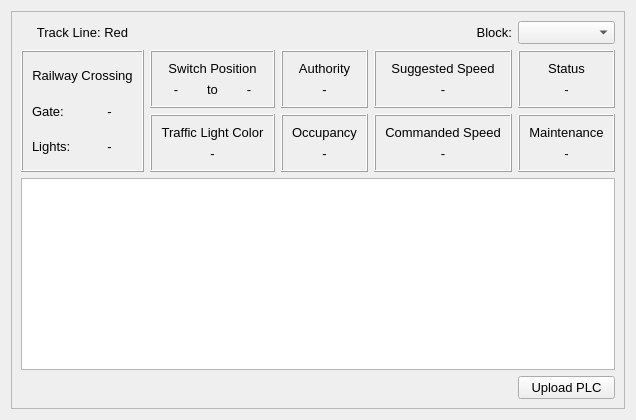
      <widget class="QWidget" name="tab4">
       <attribute name="title">
        <string>Wayside 4</string>
       </attribute>
       <layout class="QGridLayout" name="gridLayout_22">
        <item row="0" column="0">
         <widget class="QFrame" name="tab4Frame">
          <property name="frameShape">
           <enum>QFrame::StyledPanel</enum>
          </property>
          <property name="frameShadow">
           <enum>QFrame::Raised</enum>
          </property>
          <layout class="QGridLayout" name="gridLayout_19">
           <item row="0" column="3">
            <widget class="QLabel" name="blockLabel4">
             <property name="font">
              <font>
               <family>Arial</family>
               <pointsize>10</pointsize>
               <underline>false</underline>
               <strikeout>false</strikeout>
               <kerning>true</kerning>
              </font>
             </property>
             <property name="text">
              <string>Block:</string>
             </property>
             <property name="alignment">
              <set>Qt::AlignRight|Qt::AlignTrailing|Qt::AlignVCenter</set>
             </property>
            </widget>
           </item>
           <item row="2" column="2">
            <widget class="QFrame" name="occupancyFrame4">
             <property name="autoFillBackground">
              <bool>true</bool>
             </property>
             <property name="frameShape">
              <enum>QFrame::Box</enum>
             </property>
             <property name="frameShadow">
              <enum>QFrame::Raised</enum>
             </property>
             <property name="lineWidth">
              <number>1</number>
             </property>
             <property name="midLineWidth">
              <number>0</number>
             </property>
             <layout class="QVBoxLayout" name="verticalLayout_46">
              <item>
               <widget class="QLabel" name="occupancyLabel4">
                <property name="font">
                 <font>
                  <family>Arial</family>
                  <pointsize>10</pointsize>
                  <underline>false</underline>
                  <strikeout>false</strikeout>
                  <kerning>true</kerning>
                 </font>
                </property>
                <property name="text">
                 <string>Occupancy</string>
                </property>
                <property name="alignment">
                 <set>Qt::AlignCenter</set>
                </property>
               </widget>
              </item>
              <item>
               <widget class="QLabel" name="occupancyValue4">
                <property name="font">
                 <font>
                  <family>Arial</family>
                  <pointsize>10</pointsize>
                  <underline>false</underline>
                  <strikeout>false</strikeout>
                  <kerning>true</kerning>
                 </font>
                </property>
                <property name="text">
                 <string>-</string>
                </property>
                <property name="alignment">
                 <set>Qt::AlignCenter</set>
                </property>
               </widget>
              </item>
             </layout>
            </widget>
           </item>
           <item row="1" column="2">
            <widget class="QFrame" name="authorityFrame4">
             <property name="autoFillBackground">
              <bool>true</bool>
             </property>
             <property name="frameShape">
              <enum>QFrame::Box</enum>
             </property>
             <property name="frameShadow">
              <enum>QFrame::Raised</enum>
             </property>
             <property name="lineWidth">
              <number>1</number>
             </property>
             <property name="midLineWidth">
              <number>0</number>
             </property>
             <layout class="QVBoxLayout" name="verticalLayout_47">
              <item>
               <widget class="QLabel" name="authorityLabel4">
                <property name="font">
                 <font>
                  <family>Arial</family>
                  <pointsize>10</pointsize>
                  <underline>false</underline>
                  <strikeout>false</strikeout>
                  <kerning>true</kerning>
                 </font>
                </property>
                <property name="text">
                 <string>Authority</string>
                </property>
                <property name="alignment">
                 <set>Qt::AlignCenter</set>
                </property>
               </widget>
              </item>
              <item>
               <widget class="QLabel" name="authorityValue4">
                <property name="font">
                 <font>
                  <family>Arial</family>
                  <pointsize>10</pointsize>
                  <underline>false</underline>
                  <strikeout>false</strikeout>
                  <kerning>true</kerning>
                 </font>
                </property>
                <property name="text">
                 <string>-</string>
                </property>
                <property name="alignment">
                 <set>Qt::AlignCenter</set>
                </property>
               </widget>
              </item>
             </layout>
            </widget>
           </item>
           <item row="4" column="4">
            <widget class="QPushButton" name="uploadPLC4">
             <property name="enabled">
              <bool>true</bool>
             </property>
             <property name="font">
              <font>
               <family>Arial</family>
               <pointsize>10</pointsize>
               <underline>false</underline>
               <strikeout>false</strikeout>
               <kerning>true</kerning>
              </font>
             </property>
             <property name="text">
              <string>Upload PLC</string>
             </property>
            </widget>
           </item>
           <item row="1" column="3">
            <widget class="QFrame" name="suggestedSpeedFrame4">
             <property name="autoFillBackground">
              <bool>true</bool>
             </property>
             <property name="frameShape">
              <enum>QFrame::Box</enum>
             </property>
             <property name="frameShadow">
              <enum>QFrame::Raised</enum>
             </property>
             <layout class="QVBoxLayout" name="verticalLayout_49">
              <item>
               <widget class="QLabel" name="suggestedSpeedLabel4">
                <property name="font">
                 <font>
                  <family>Arial</family>
                  <pointsize>10</pointsize>
                  <underline>false</underline>
                  <strikeout>false</strikeout>
                  <kerning>true</kerning>
                 </font>
                </property>
                <property name="text">
                 <string>Suggested Speed</string>
                </property>
                <property name="alignment">
                 <set>Qt::AlignCenter</set>
                </property>
               </widget>
              </item>
              <item>
               <widget class="QLabel" name="suggestedSpeedValue4">
                <property name="font">
                 <font>
                  <family>Arial</family>
                  <pointsize>10</pointsize>
                  <underline>false</underline>
                  <strikeout>false</strikeout>
                  <kerning>true</kerning>
                 </font>
                </property>
                <property name="text">
                 <string>-</string>
                </property>
                <property name="alignment">
                 <set>Qt::AlignCenter</set>
                </property>
               </widget>
              </item>
             </layout>
            </widget>
           </item>
           <item row="0" column="0">
            <widget class="QLabel" name="trackLabel4">
             <property name="font">
              <font>
               <family>Arial</family>
               <pointsize>10</pointsize>
               <underline>false</underline>
               <strikeout>false</strikeout>
               <kerning>true</kerning>
              </font>
             </property>
             <property name="text">
              <string>Track Line: Red</string>
             </property>
             <property name="alignment">
              <set>Qt::AlignCenter</set>
             </property>
            </widget>
           </item>
           <item row="0" column="4">
            <widget class="QComboBox" name="blockSelect4">
             <property name="enabled">
              <bool>true</bool>
             </property>
             <property name="font">
              <font>
               <family>Arial</family>
               <pointsize>10</pointsize>
               <underline>false</underline>
               <strikeout>false</strikeout>
               <kerning>true</kerning>
              </font>
             </property>
             <property name="contextMenuPolicy">
              <enum>Qt::DefaultContextMenu</enum>
             </property>
             <property name="currentText">
              <string/>
             </property>
             <item>
              <property name="text">
               <string/>
              </property>
             </item>
            </widget>
           </item>
           <item row="1" column="0" rowspan="2">
            <widget class="QFrame" name="railwayCrossingFrame4">
             <property name="autoFillBackground">
              <bool>true</bool>
             </property>
             <property name="frameShape">
              <enum>QFrame::Box</enum>
             </property>
             <property name="frameShadow">
              <enum>QFrame::Raised</enum>
             </property>
             <property name="lineWidth">
              <number>1</number>
             </property>
             <property name="midLineWidth">
              <number>0</number>
             </property>
             <layout class="QGridLayout" name="gridLayout_21">
              <item row="0" column="0" colspan="2">
               <widget class="QLabel" name="railwayCrossingLabel4">
                <property name="font">
                 <font>
                  <family>Arial</family>
                  <pointsize>10</pointsize>
                  <underline>false</underline>
                  <strikeout>false</strikeout>
                  <kerning>true</kerning>
                 </font>
                </property>
                <property name="text">
                 <string>Railway Crossing</string>
                </property>
                <property name="alignment">
                 <set>Qt::AlignCenter</set>
                </property>
               </widget>
              </item>
              <item row="1" column="0">
               <widget class="QLabel" name="railwayGateLabel4">
                <property name="font">
                 <font>
                  <pointsize>10</pointsize>
                 </font>
                </property>
                <property name="text">
                 <string>Gate:</string>
                </property>
               </widget>
              </item>
              <item row="1" column="1">
               <widget class="QLabel" name="railwayGateValue4">
                <property name="font">
                 <font>
                  <family>Arial</family>
                  <pointsize>10</pointsize>
                  <underline>false</underline>
                  <strikeout>false</strikeout>
                  <kerning>true</kerning>
                 </font>
                </property>
                <property name="text">
                 <string>-</string>
                </property>
                <property name="alignment">
                 <set>Qt::AlignCenter</set>
                </property>
               </widget>
              </item>
              <item row="2" column="0">
               <widget class="QLabel" name="railwayLightsLabel4">
                <property name="font">
                 <font>
                  <pointsize>10</pointsize>
                 </font>
                </property>
                <property name="text">
                 <string>Lights:</string>
                </property>
               </widget>
              </item>
              <item row="2" column="1">
               <widget class="QLabel" name="railwayLightsValue4">
                <property name="font">
                 <font>
                  <family>Arial</family>
                  <pointsize>10</pointsize>
                  <underline>false</underline>
                  <strikeout>false</strikeout>
                  <kerning>true</kerning>
                 </font>
                </property>
                <property name="text">
                 <string>-</string>
                </property>
                <property name="alignment">
                 <set>Qt::AlignCenter</set>
                </property>
               </widget>
              </item>
             </layout>
            </widget>
           </item>
           <item row="3" column="0" colspan="5">
            <widget class="QTextBrowser" name="displayPLC4">
             <property name="font">
              <font>
               <pointsize>12</pointsize>
              </font>
             </property>
            </widget>
           </item>
           <item row="2" column="3">
            <widget class="QFrame" name="commandedSpeedFrame4">
             <property name="autoFillBackground">
              <bool>true</bool>
             </property>
             <property name="frameShape">
              <enum>QFrame::Box</enum>
             </property>
             <property name="frameShadow">
              <enum>QFrame::Raised</enum>
             </property>
             <layout class="QVBoxLayout" name="verticalLayout_44">
              <item>
               <widget class="QLabel" name="commandedSpeedLabel4">
                <property name="font">
                 <font>
                  <family>Arial</family>
                  <pointsize>10</pointsize>
                  <underline>false</underline>
                  <strikeout>false</strikeout>
                  <kerning>true</kerning>
                 </font>
                </property>
                <property name="text">
                 <string>Commanded Speed</string>
                </property>
                <property name="alignment">
                 <set>Qt::AlignCenter</set>
                </property>
               </widget>
              </item>
              <item>
               <widget class="QLabel" name="commandedSpeedValue4">
                <property name="font">
                 <font>
                  <family>Arial</family>
                  <pointsize>10</pointsize>
                  <underline>false</underline>
                  <strikeout>false</strikeout>
                  <kerning>true</kerning>
                 </font>
                </property>
                <property name="text">
                 <string>-</string>
                </property>
                <property name="alignment">
                 <set>Qt::AlignCenter</set>
                </property>
               </widget>
              </item>
             </layout>
            </widget>
           </item>
           <item row="1" column="4">
            <widget class="QFrame" name="statusFrame4">
             <property name="autoFillBackground">
              <bool>true</bool>
             </property>
             <property name="frameShape">
              <enum>QFrame::Box</enum>
             </property>
             <property name="frameShadow">
              <enum>QFrame::Raised</enum>
             </property>
             <property name="lineWidth">
              <number>1</number>
             </property>
             <property name="midLineWidth">
              <number>0</number>
             </property>
             <layout class="QVBoxLayout" name="verticalLayout_50">
              <item>
               <widget class="QLabel" name="statusLabel4">
                <property name="font">
                 <font>
                  <family>Arial</family>
                  <pointsize>10</pointsize>
                  <underline>false</underline>
                  <strikeout>false</strikeout>
                  <kerning>true</kerning>
                 </font>
                </property>
                <property name="text">
                 <string>Status</string>
                </property>
                <property name="alignment">
                 <set>Qt::AlignCenter</set>
                </property>
               </widget>
              </item>
              <item>
               <widget class="QLabel" name="statusValue4">
                <property name="font">
                 <font>
                  <family>Arial</family>
                  <pointsize>10</pointsize>
                  <underline>false</underline>
                  <strikeout>false</strikeout>
                  <kerning>true</kerning>
                 </font>
                </property>
                <property name="text">
                 <string>-</string>
                </property>
                <property name="alignment">
                 <set>Qt::AlignCenter</set>
                </property>
               </widget>
              </item>
             </layout>
            </widget>
           </item>
           <item row="1" column="1">
            <widget class="QFrame" name="switchPositionFrame4">
             <property name="autoFillBackground">
              <bool>true</bool>
             </property>
             <property name="frameShape">
              <enum>QFrame::Box</enum>
             </property>
             <property name="frameShadow">
              <enum>QFrame::Raised</enum>
             </property>
             <property name="lineWidth">
              <number>1</number>
             </property>
             <property name="midLineWidth">
              <number>0</number>
             </property>
             <layout class="QGridLayout" name="gridLayout_20">
              <item row="1" column="2">
               <widget class="QLabel" name="switchToValue4">
                <property name="font">
                 <font>
                  <family>Arial</family>
                  <pointsize>10</pointsize>
                  <underline>false</underline>
                  <strikeout>false</strikeout>
                  <kerning>true</kerning>
                 </font>
                </property>
                <property name="text">
                 <string>-</string>
                </property>
                <property name="alignment">
                 <set>Qt::AlignCenter</set>
                </property>
               </widget>
              </item>
              <item row="0" column="0" colspan="3">
               <widget class="QLabel" name="switchPositionLabel4">
                <property name="font">
                 <font>
                  <family>Arial</family>
                  <pointsize>10</pointsize>
                  <underline>false</underline>
                  <strikeout>false</strikeout>
                  <kerning>true</kerning>
                 </font>
                </property>
                <property name="text">
                 <string>Switch Position</string>
                </property>
                <property name="alignment">
                 <set>Qt::AlignCenter</set>
                </property>
               </widget>
              </item>
              <item row="1" column="0">
               <widget class="QLabel" name="switchFromValue4">
                <property name="font">
                 <font>
                  <family>Arial</family>
                  <pointsize>10</pointsize>
                  <underline>false</underline>
                  <strikeout>false</strikeout>
                  <kerning>true</kerning>
                 </font>
                </property>
                <property name="text">
                 <string>-</string>
                </property>
                <property name="alignment">
                 <set>Qt::AlignCenter</set>
                </property>
               </widget>
              </item>
              <item row="1" column="1">
               <widget class="QLabel" name="switchArrowLabel4">
                <property name="font">
                 <font>
                  <family>Arial</family>
                  <pointsize>10</pointsize>
                  <underline>false</underline>
                  <strikeout>false</strikeout>
                  <kerning>true</kerning>
                 </font>
                </property>
                <property name="text">
                 <string>to</string>
                </property>
                <property name="alignment">
                 <set>Qt::AlignCenter</set>
                </property>
               </widget>
              </item>
             </layout>
            </widget>
           </item>
           <item row="2" column="1">
            <widget class="QFrame" name="trafficLightFrame4">
             <property name="autoFillBackground">
              <bool>true</bool>
             </property>
             <property name="frameShape">
              <enum>QFrame::Box</enum>
             </property>
             <property name="frameShadow">
              <enum>QFrame::Raised</enum>
             </property>
             <property name="lineWidth">
              <number>1</number>
             </property>
             <property name="midLineWidth">
              <number>0</number>
             </property>
             <layout class="QVBoxLayout" name="verticalLayout_48">
              <item>
               <widget class="QLabel" name="trafficLightLabel4">
                <property name="font">
                 <font>
                  <family>Arial</family>
                  <pointsize>10</pointsize>
                  <underline>false</underline>
                  <strikeout>false</strikeout>
                  <kerning>true</kerning>
                 </font>
                </property>
                <property name="text">
                 <string>Traffic Light Color</string>
                </property>
                <property name="alignment">
                 <set>Qt::AlignCenter</set>
                </property>
               </widget>
              </item>
              <item>
               <widget class="QLabel" name="trafficLightValue4">
                <property name="font">
                 <font>
                  <family>Arial</family>
                  <pointsize>10</pointsize>
                  <underline>false</underline>
                  <strikeout>false</strikeout>
                  <kerning>true</kerning>
                 </font>
                </property>
                <property name="text">
                 <string>-</string>
                </property>
                <property name="alignment">
                 <set>Qt::AlignCenter</set>
                </property>
               </widget>
              </item>
             </layout>
            </widget>
           </item>
           <item row="2" column="4">
            <widget class="QFrame" name="maintenanceFrame4">
             <property name="autoFillBackground">
              <bool>true</bool>
             </property>
             <property name="frameShape">
              <enum>QFrame::Box</enum>
             </property>
             <property name="frameShadow">
              <enum>QFrame::Raised</enum>
             </property>
             <layout class="QVBoxLayout" name="verticalLayout_4">
              <item>
               <widget class="QLabel" name="maintenanceLabel4">
                <property name="font">
                 <font>
                  <pointsize>10</pointsize>
                 </font>
                </property>
                <property name="text">
                 <string>Maintenance</string>
                </property>
                <property name="alignment">
                 <set>Qt::AlignCenter</set>
                </property>
               </widget>
              </item>
              <item>
               <widget class="QLabel" name="maintenanceValue4">
                <property name="font">
                 <font>
                  <pointsize>10</pointsize>
                 </font>
                </property>
                <property name="text">
                 <string>-</string>
                </property>
                <property name="alignment">
                 <set>Qt::AlignCenter</set>
                </property>
               </widget>
              </item>
             </layout>
            </widget>
           </item>
          </layout>
         </widget>
        </item>
       </layout>
      </widget>
